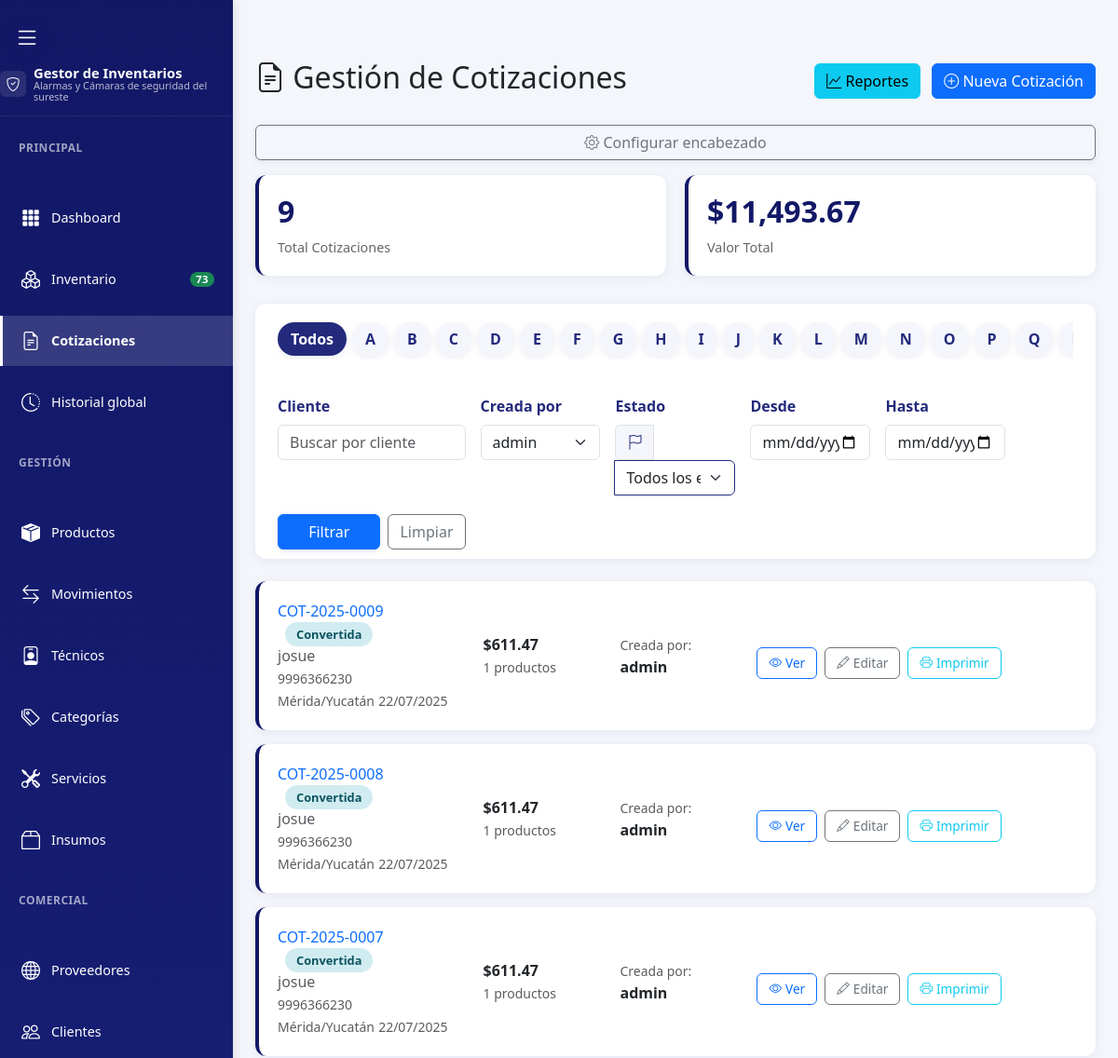
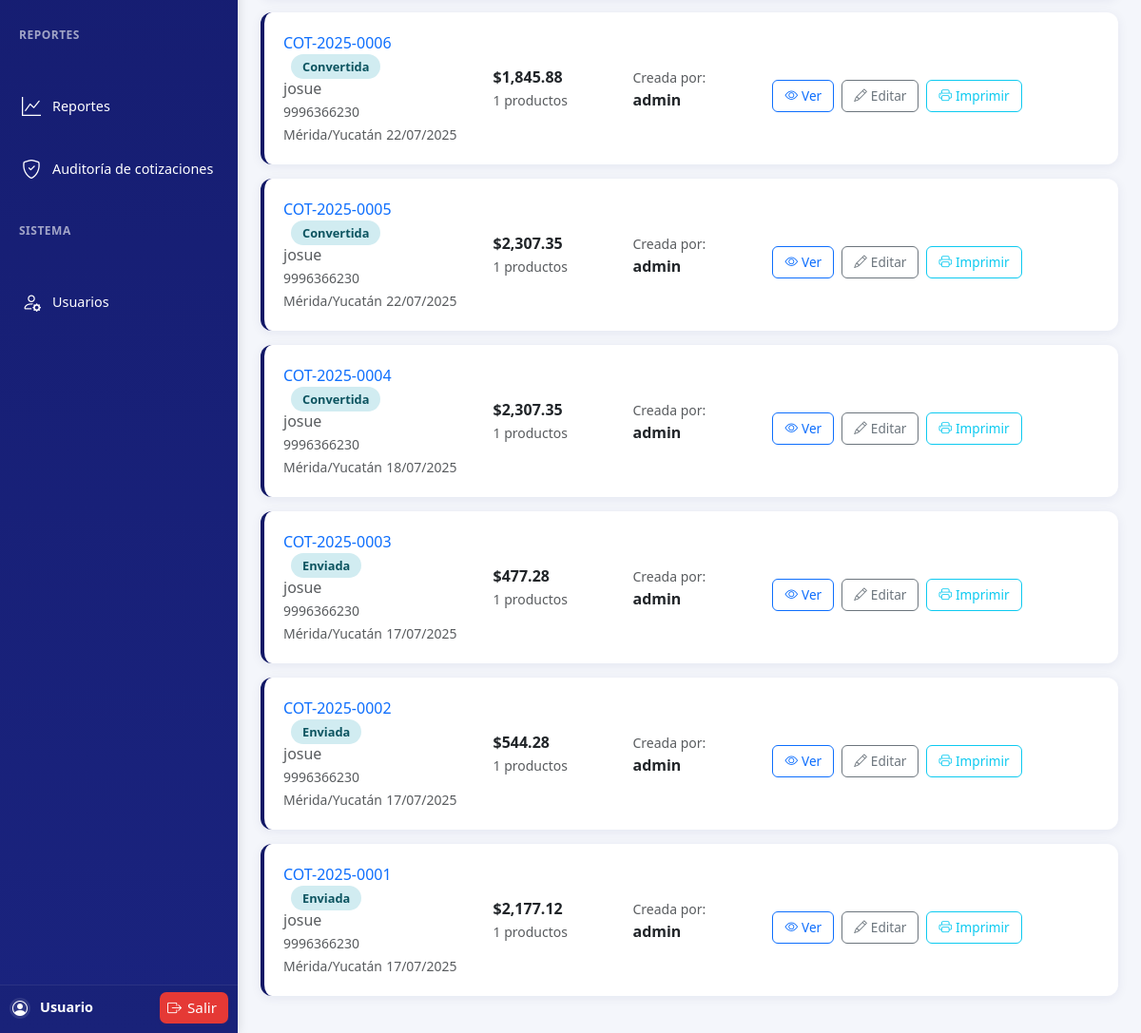
/cotizaciones/index.php (signed in), run on the app's committed database (2 pictures, top to bottom).
### tables this page shows
CREATE TABLE `cotizaciones` (
  `cotizacion_id` int(11) NOT NULL,
  `numero_cotizacion` varchar(20) NOT NULL,
  `cliente_id` int(11) NOT NULL,
  `fecha_cotizacion` date DEFAULT NULL,
  `validez_dias` int(11) DEFAULT NULL,
  `subtotal` decimal(10,2) DEFAULT NULL,
  `descuento_porcentaje` decimal(5,2) DEFAULT NULL,
  `descuento_monto` decimal(10,2) DEFAULT NULL,
  `total` decimal(10,2) DEFAULT NULL,
  `condiciones_pago` text DEFAULT NULL,
  `observaciones` text DEFAULT NULL,
  `estado_id` int(11) NOT NULL,
  `user_id` int(11) DEFAULT NULL,
  `created_at` timestamp NOT NULL DEFAULT current_timestamp(),
  `updated_at` timestamp NOT NULL DEFAULT current_timestamp() ON UPDATE current_timestamp()
);

CREATE TABLE `est_cotizacion` (
  `est_cot_id` int(11) NOT NULL,
  `nombre_estado` varchar(50) NOT NULL
);

CREATE TABLE `clientes` (
  `cliente_id` int(11) NOT NULL,
  `nombre` varchar(100) NOT NULL,
  `telefono` varchar(20) DEFAULT NULL,
  `ubicacion` varchar(100) DEFAULT NULL,
  `email` varchar(100) DEFAULT NULL
);

CREATE TABLE `users` (
  `user_id` int(11) NOT NULL,
  `username` varchar(50) NOT NULL,
  `email` varchar(100) NOT NULL,
  `password` varchar(255) NOT NULL,
  `first_name` varchar(50) DEFAULT NULL,
  `last_name` varchar(50) DEFAULT NULL,
  `phone` varchar(20) DEFAULT NULL,
  `role_id` int(11) NOT NULL,
  `custom_permissions` longtext DEFAULT NULL CHECK (json_valid(`custom_permissions`)),
  `is_active` tinyint(1) DEFAULT 1,
  `last_login` timestamp NULL DEFAULT NULL,
  `created_at` timestamp NOT NULL DEFAULT current_timestamp(),
  `updated_at` timestamp NOT NULL DEFAULT current_timestamp() ON UPDATE current_timestamp()
);

### cotizaciones/partials/lista.php (the view, shortened to what this page needs)
<?php if (isset($cotizaciones) && $cotizaciones->num_rows > 0): ?>
    <?php while ($cot = $cotizaciones->fetch_assoc()): ?>
        <div class="cotizacion-card">
            <div class="row align-items-center">
                <div class="col-md-3">
                    <a href="ver.php?id=<?= $cot['cotizacion_id'] ?>" class="text-decoration-none">
                        <?= htmlspecialchars($cot['numero_cotizacion']) ?>
                    </a>
                    <span class="estado-badge estado-<?= strtolower($cot['estado']) ?> ms-2">
                        <?= htmlspecialchars($cot['estado']) ?>
                    </span>
                    <p class="text-muted mb-0"><?= htmlspecialchars($cot['cliente_nombre_real'] ?? $cot['cliente_nombre']) ?></p>
                    <small class="text-muted"><?= htmlspecialchars($cot['cliente_telefono_real'] ?? $cot['cliente_telefono']) ?></small><br>
                    <small class="text-muted"><?= htmlspecialchars($cot['cliente_direccion_real'] ?? $cot['cliente_ubicacion']) ?></small>
                    <small class="text-muted"><?= date('d/m/Y', strtotime($cot['fecha_cotizacion'])) ?></small>
                </div>
                <div class="col-md-2">
                    <strong>$<?= number_format($cot['total'], 2) ?></strong>
                    <br><small class="text-muted"><?= $cot['total_productos'] ?> productos</small>
                </div>
                <div class="col-md-2">
                    <small class="text-muted">Creada por:</small><br>
                    <strong><?= htmlspecialchars($cot['usuario_nombre'] ?? 'Sistema') ?></strong>
                </div>
                <div class="col-md-3">
                    <div class="acciones-cotizacion">
                        <a href="ver.php?id=<?= $cot['cotizacion_id'] ?>" class="btn-accion btn btn-outline-primary">
                            <i class="bi bi-eye"></i> Ver
                        </a>
                        <a href="editar.php?id=<?= $cot['cotizacion_id'] ?>" class="btn-accion btn btn-outline-secondary">
                            <i class="bi bi-pencil"></i> Editar
                        </a>
                        <a href="ver.php?id=<?= $cot['cotizacion_id'] ?>&imprimir=1" class="btn-accion btn btn-outline-info" target="_blank">
                            <i class="bi bi-printer"></i> Imprimir
                        </a>
                    </div>
                </div>
            </div>
        </div>
    <?php endwhile; ?>
<?php endif; ?>

### assets/css/style.css (style rules this page uses)
* { margin: 0; padding: 0; box-sizing: border-box; }
body { font-family: 'Montserrat', 'Segoe UI', Tahoma, Geneva, Verdana, sans-serif; background-color: #f4f6fb; color: #232a7c; line-height: 1.6; display: flex; min-height: 100vh; }

### cotizaciones/index.php (style rules this page uses)
body { background: #f4f6fb; }
.cotizacion-card { background: #fff; border-radius: 12px; padding: 20px; margin-bottom: 15px; box-shadow: 0 2px 12px rgba(18,24,102,0.07); border-left: 4px solid #121866; transition: transform 0.2s ease; }
.estado-badge { padding: 4px 12px; border-radius: 20px; font-size: 0.8rem; font-weight: 600; }
.estado-enviada { background: #d1ecf1; color: #0c5460; }
.estado-convertida { background: #d1ecf1; color: #0c5460; }
.acciones-cotizacion { display: flex; gap: 8px; margin-top: 15px; }
.btn-accion { padding: 6px 12px; border-radius: 6px; font-size: 0.85rem; text-decoration: none; display: inline-flex; align-items: center; gap: 4px; }

### data on the page
cotizaciones: numero_cotizacion "COT-2025-0009", est_cotizacion.nombre_estado "Convertida", cliente.nombre "josue", cliente.telefono "9996366230", cliente.ubicacion "Mérida/Yucatán", fecha_cotizacion "22/07/2025", total "611.47", total_productos "1", user.username "admin"
cotizaciones: numero_cotizacion "COT-2025-0008", est_cotizacion.nombre_estado "Convertida", cliente.nombre "josue", cliente.telefono "9996366230", cliente.ubicacion "Mérida/Yucatán", fecha_cotizacion "22/07/2025", total "611.47", total_productos "1", user.username "admin"
cotizaciones: numero_cotizacion "COT-2025-0007", est_cotizacion.nombre_estado "Convertida", cliente.nombre "josue", cliente.telefono "9996366230", cliente.ubicacion "Mérida/Yucatán", fecha_cotizacion "22/07/2025", total "611.47", total_productos "1", user.username "admin"
cotizaciones: numero_cotizacion "COT-2025-0006", est_cotizacion.nombre_estado "Convertida", cliente.nombre "josue", cliente.telefono "9996366230", cliente.ubicacion "Mérida/Yucatán", fecha_cotizacion "22/07/2025", total "1,845.88", total_productos "1", user.username "admin"
cotizaciones: numero_cotizacion "COT-2025-0005", est_cotizacion.nombre_estado "Convertida", cliente.nombre "josue", cliente.telefono "9996366230", cliente.ubicacion "Mérida/Yucatán", fecha_cotizacion "22/07/2025", total "2,307.35", total_productos "1", user.username "admin"
cotizaciones: numero_cotizacion "COT-2025-0004", est_cotizacion.nombre_estado "Convertida", cliente.nombre "josue", cliente.telefono "9996366230", cliente.ubicacion "Mérida/Yucatán", fecha_cotizacion "18/07/2025", total "2,307.35", total_productos "1", user.username "admin"
cotizaciones: numero_cotizacion "COT-2025-0003", est_cotizacion.nombre_estado "Enviada", cliente.nombre "josue", cliente.telefono "9996366230", cliente.ubicacion "Mérida/Yucatán", fecha_cotizacion "17/07/2025", total "477.28", total_productos "1", user.username "admin"
cotizaciones: numero_cotizacion "COT-2025-0002", est_cotizacion.nombre_estado "Enviada", cliente.nombre "josue", cliente.telefono "9996366230", cliente.ubicacion "Mérida/Yucatán", fecha_cotizacion "17/07/2025", total "544.28", total_productos "1", user.username "admin"
cotizaciones: numero_cotizacion "COT-2025-0001", est_cotizacion.nombre_estado "Enviada", cliente.nombre "josue", cliente.telefono "9996366230", cliente.ubicacion "Mérida/Yucatán", fecha_cotizacion "17/07/2025", total "2,177.12", total_productos "1", user.username "admin"

### other printed values
$total_products "73"
$stats['total_cotizaciones'] "9"
$stats['total_valor'] "11,493.67"
$letra "A"
$letra "B"
$letra "C"
$letra "D"
$letra "E"
$letra "F"
$letra "G"
$letra "H"
$letra "I"
$letra "J"
$letra "K"
$letra "L"
